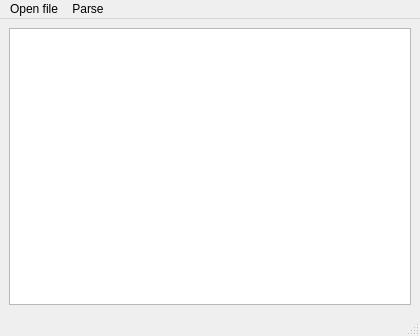
<?xml version="1.0" encoding="UTF-8"?>
<ui version="4.0">
 <class>MainWindow</class>
 <widget class="QMainWindow" name="MainWindow">
  <property name="geometry">
   <rect>
    <x>0</x>
    <y>0</y>
    <width>420</width>
    <height>336</height>
   </rect>
  </property>
  <property name="windowTitle">
   <string>MainWindow</string>
  </property>
  <widget class="QWidget" name="centralwidget">
   <layout class="QVBoxLayout" name="verticalLayout">
    <item>
     <widget class="QPlainTextEdit" name="plainTextEdit"/>
    </item>
   </layout>
  </widget>
  <widget class="QMenuBar" name="menubar">
   <property name="geometry">
    <rect>
     <x>0</x>
     <y>0</y>
     <width>420</width>
     <height>21</height>
    </rect>
   </property>
   <widget class="QMenu" name="menuOpen_file">
    <property name="title">
     <string>Open file</string>
    </property>
    <addaction name="actionOpen"/>
   </widget>
   <widget class="QMenu" name="menuParse">
    <property name="title">
     <string>Parse</string>
    </property>
    <addaction name="actionGet_all_variables"/>
    <addaction name="actionCount_of_classes"/>
    <addaction name="actionCount_of_arrays"/>
    <addaction name="actionGet_prototypes_of_func"/>
    <addaction name="actionGet_all_positions_of_changing_vars_and_arrays"/>
    <addaction name="actionGet_local_vars"/>
    <addaction name="actionGet_overrided_funcs"/>
    <addaction name="actionDeeps_of_branches"/>
    <addaction name="actionLogic_warnings"/>
   </widget>
   <addaction name="menuOpen_file"/>
   <addaction name="menuParse"/>
  </widget>
  <widget class="QStatusBar" name="statusbar"/>
  <action name="actionOpen">
   <property name="text">
    <string>Open</string>
   </property>
  </action>
  <action name="actionGet_all_variables">
   <property name="text">
    <string>Get all variables</string>
   </property>
  </action>
  <action name="actionCount_of_classes">
   <property name="text">
    <string>Count of classes/structs</string>
   </property>
  </action>
  <action name="actionCount_of_arrays">
   <property name="text">
    <string>Count of arrays</string>
   </property>
  </action>
  <action name="actionGet_prototypes_of_func">
   <property name="text">
    <string>Get prototypes of func</string>
   </property>
  </action>
  <action name="actionGet_all_positions_of_changing_vars_and_arrays">
   <property name="text">
    <string>Get all positions of changing vars and arrays</string>
   </property>
  </action>
  <action name="actionGet_local_vars">
   <property name="text">
    <string>Get local vars</string>
   </property>
  </action>
  <action name="actionGet_overrided_funcs">
   <property name="text">
    <string>Get overrided funcs</string>
   </property>
  </action>
  <action name="actionDeeps_of_branches">
   <property name="text">
    <string>Deeps of branches</string>
   </property>
  </action>
  <action name="actionLogic_warnings">
   <property name="text">
    <string>Logic warnings</string>
   </property>
  </action>
 </widget>
 <resources/>
 <connections/>
</ui>
